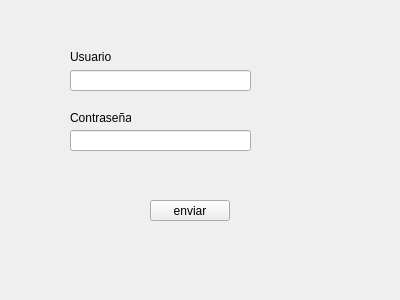
<?xml version="1.0" encoding="UTF-8"?>
<ui version="4.0">
 <class>Registro</class>
 <widget class="QWidget" name="Registro">
  <property name="geometry">
   <rect>
    <x>0</x>
    <y>0</y>
    <width>400</width>
    <height>300</height>
   </rect>
  </property>
  <property name="windowTitle">
   <string>Form</string>
  </property>
  <widget class="QLabel" name="label">
   <property name="geometry">
    <rect>
     <x>70</x>
     <y>50</y>
     <width>47</width>
     <height>13</height>
    </rect>
   </property>
   <property name="text">
    <string>Usuario</string>
   </property>
  </widget>
  <widget class="QLabel" name="label_2">
   <property name="geometry">
    <rect>
     <x>70</x>
     <y>110</y>
     <width>61</width>
     <height>16</height>
    </rect>
   </property>
   <property name="text">
    <string>Contraseña</string>
   </property>
  </widget>
  <widget class="QPushButton" name="enviar">
   <property name="geometry">
    <rect>
     <x>150</x>
     <y>200</y>
     <width>80</width>
     <height>21</height>
    </rect>
   </property>
   <property name="text">
    <string>enviar</string>
   </property>
  </widget>
  <widget class="QLineEdit" name="usuario">
   <property name="geometry">
    <rect>
     <x>70</x>
     <y>70</y>
     <width>181</width>
     <height>21</height>
    </rect>
   </property>
  </widget>
  <widget class="QLineEdit" name="password">
   <property name="geometry">
    <rect>
     <x>70</x>
     <y>130</y>
     <width>181</width>
     <height>21</height>
    </rect>
   </property>
   <property name="echoMode">
    <enum>QLineEdit::Password</enum>
   </property>
  </widget>
 </widget>
 <resources/>
 <connections/>
</ui>
